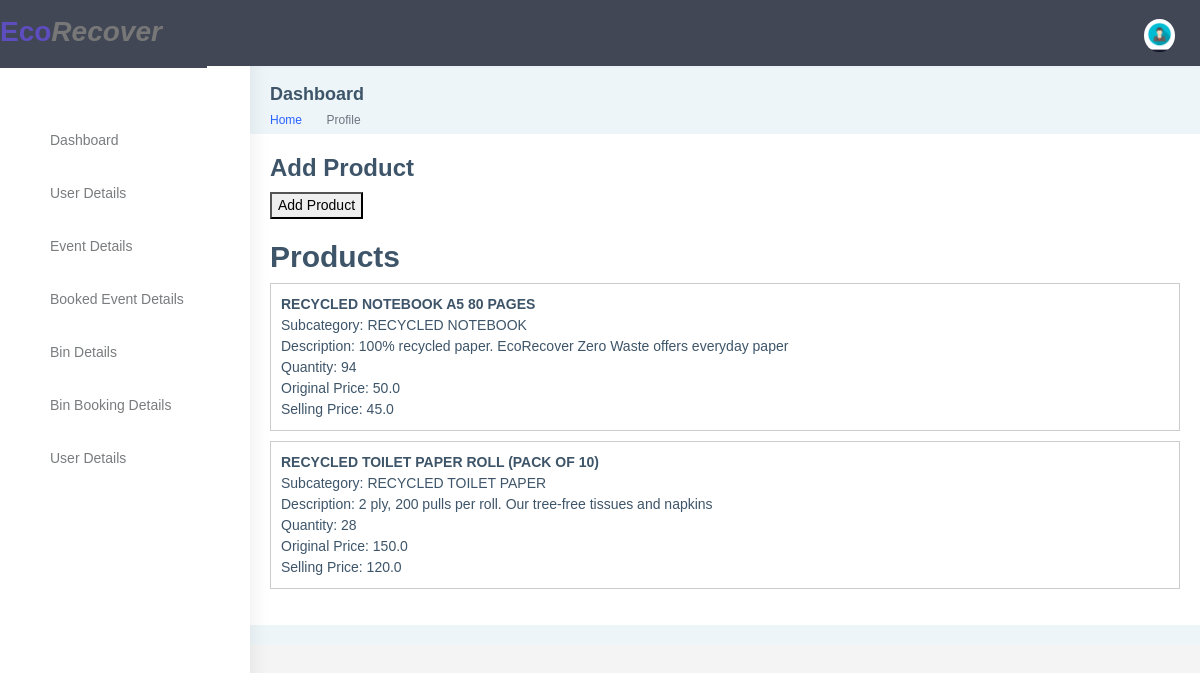
The app's page /add_product1/ (signed in), older data.
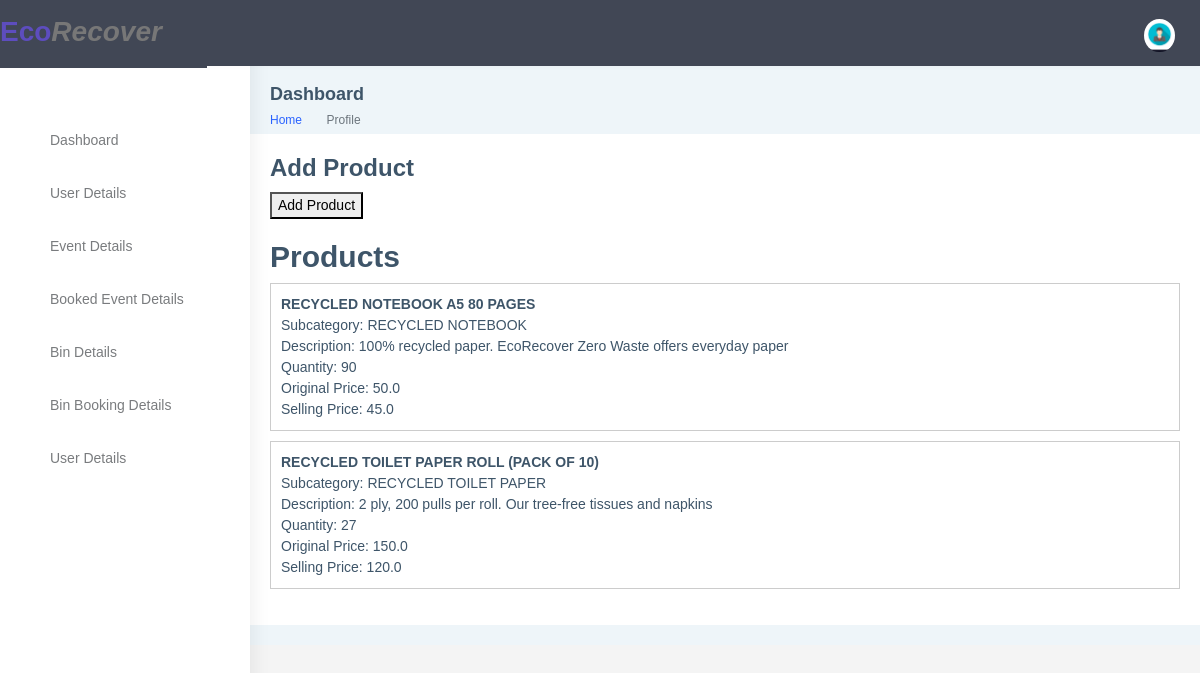
The same page, newer data.
### app322/models.py (models this page shows, shortened)
class Product(models.Model):
    subcategory = models.ForeignKey('Subcategory', on_delete=models.CASCADE, null=True, blank=True)
    user = models.ForeignKey(User, on_delete=models.CASCADE,default=0)
    name = models.CharField(max_length=100, null=False, blank=False)
    product_image = models.ImageField(upload_to="product_images", null=False, blank=False)
    description = models.CharField(max_length=500, null=False, blank=False)
    quantity = models.IntegerField(null=False, blank=False)
    original_price = models.FloatField(null=False, blank=False)
    selling_price = models.FloatField(null=False, blank=False)
    status = models.BooleanField(default=False, help_text="0=default,1=Hidden")
    trending = models.BooleanField(default=False, help_text="0=default,1=Trending")
    created_date = models.DateTimeField(auto_now_add=True)
    updated_date = models.DateTimeField(auto_now=True)

class Subcategory(models.Model):
    category = models.ForeignKey(Category, on_delete=models.CASCADE)
    name = models.CharField(max_length=50, null=False, blank=False)
    description = models.CharField(max_length=500, null=False, blank=False, default="Default subcategory description")
    image = models.ImageField(upload_to="subcategory_images", null=False, blank=False)
    created_date = models.DateTimeField(auto_now_add=True)
    updated_date = models.DateTimeField(auto_now=True)
    status = models.BooleanField(default=False, help_text="0=default, 1=Hidden")
    trending = models.BooleanField(default=False, help_text="0=default, 1=Trending")

### app322/views.py (the view)
# urls.py: path('add_product1/', add_product, name='add_product1'),
@login_required
def add_product(request):
    if request.method == 'POST':
        subcategory_id = request.POST.get('subcategory')
        name = request.POST.get('name')
        description = request.POST.get('description')
        quantity = request.POST.get('quantity')
        original_price = request.POST.get('original_price')
        selling_price = request.POST.get('selling_price')
        image = request.FILES.get('image')
        user = request.user
        product = Product(subcategory_id=subcategory_id, user=user, name=name,
                          description=description, quantity=quantity,
                          original_price=original_price, selling_price=selling_price,
                          product_image=image)
        product.save()
        return render(request, 'main/products/add_product.html', {'message': 'Product added successfully!'})
    elif request.method == 'GET':
        subcategories = Subcategory.objects.all()
        products = Product.objects.all()
        return render(request, 'main/products/add_product.html', {'subcategories': subcategories, 'products': products})
    else:
        return HttpResponse('Method not allowed')

### templates/main/products/add_product.html (shortened to what the changed rows need)
{% load static %}
<!DOCTYPE html>
<html dir="ltr" lang="en">
<head>
    <link href="{% static 'assets/libs/chartist/dist/chartist.min.css' %}" rel="stylesheet">
    <link href="{% static 'dist/css/style.min.css' %}" rel="stylesheet">
</head>
<body>
  <div id="main-wrapper" data-layout="vertical" data-navbarbg="skin5" data-sidebartype="full"
      data-sidebar-position="absolute" data-header-position="absolute" data-boxed-layout="full">
                <link rel="stylesheet" href="https://cdnjs.cloudflare.com/ajax/libs/font-awesome/5.15.3/css/all.min.css">
        <div class="page-wrapper">
            <div class="row">
              <div class="col-md-8">
                  <div class="card">
                      <div class="card-body">
<html lang="en">
<head>
</head>
<body>
    <h1>Add Product</h1>
    <div id="productList">
        <h2>Products</h2>
        <ul>
            {% for product in products %}
                <li>
                    <strong>{{ product.name }}</strong><br>
                    Subcategory: {{ product.subcategory.name }}<br>
                    Description: {{ product.description }}<br>
                    Quantity: {{ product.quantity }}<br>
                    Original Price: {{ product.original_price }}<br>
                    Selling Price: {{ product.selling_price }}<br>
                </li>
            {% endfor %}
        </ul>
    </div>
</body>
</html>

Row changes from the older to the newer data that the page shows:
changed Product "RECYCLED NOTEBOOK A5 80 PAGES": quantity "94" → "90"
changed Product "RECYCLED TOILET PAPER ROLL (PACK OF 10)": quantity "28" → "27"
